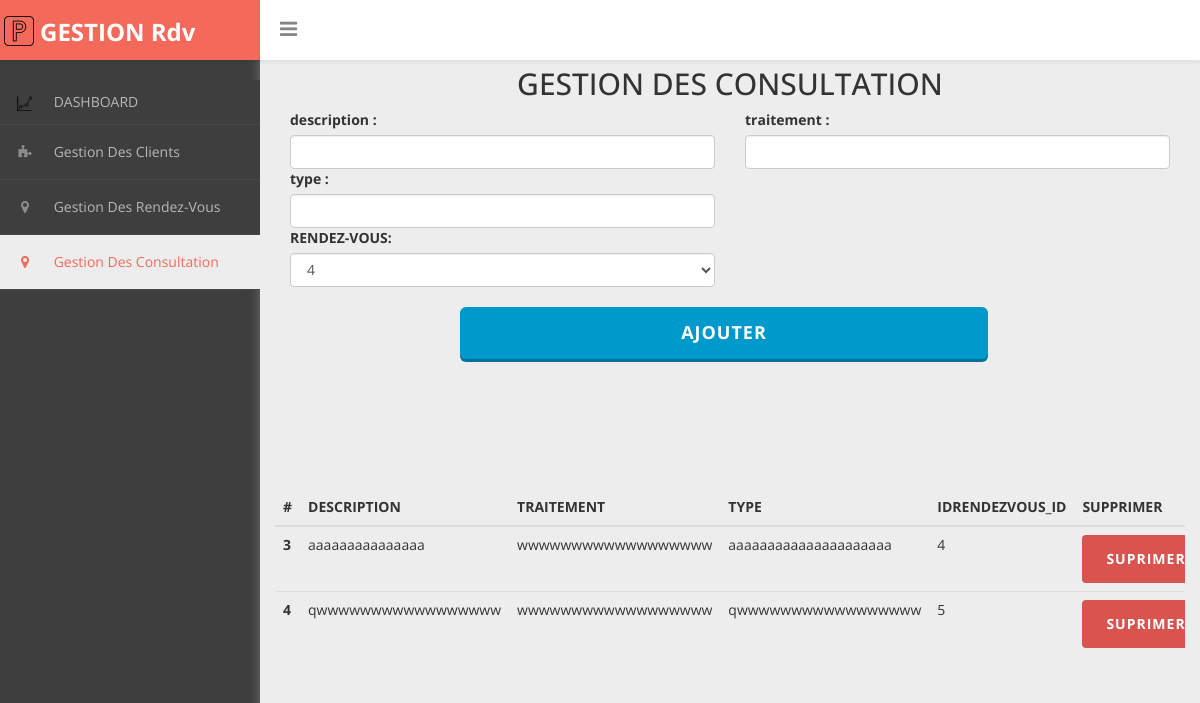
The app's page /consultation.html with its own data.
### main/models.py (models this page shows)
class Consultation(models.Model):
        id = models.IntegerField
        description = models.CharField(max_length=30)
        traitement = models.CharField(max_length=30)
        type = models.CharField(max_length=30)
        idrendezvous = models.ForeignKey(Rendezvous, on_delete=models.CASCADE)

### main/views.py (the view)
# urls.py: path('consultation.html', views.consultation, name='consultation'),
def consultation(request):
    rendez = Rendezvous.objects.all()
    consultation = Consultation.objects.all()
    context = {
        'rendez': rendez,
        'consultation': consultation,
    }
    return render(request, 'pages/consultation.html',context)

### main/templates/pages/consultation.html (shortened to what this page needs)
{% load static %}
<!DOCTYPE html>
<html>
<head>
<link href="{% static 'css/bootstrap.css' %}" rel="stylesheet" />
<link href="{% static 'css/font-awesome.css' %}" rel="stylesheet" />
<link href="{% static 'js/morris/morris-0.4.3.min.css' %}" rel="stylesheet" />
<link href="{% static 'css/custom-styles.css' %}" rel="stylesheet" />
<link rel="stylesheet" href="{% static 'js/Lightweight-Chart/cssCharts.css' %}">
<link href="{% static 'css/custom-styles.css' %}" rel="stylesheet" />
</head>
<body>
	<div id="wrapper">
		<nav class="navbar navbar-default top-navbar" role="navigation">
			<div class="navbar-header">
				<a class="navbar-brand" href="#"><img style="position: relative; right: 12px;" src="{% static 'img/parking.png' %}" />
				<strong style="position: relative; bottom: 30px; left: 25px;">
				GESTION Rdv</strong></a>
				<div id="sideNav">
					<i class="fa fa-bars icon"></i>
				</div>
			</div>
		</nav>
		<nav class="navbar-default navbar-side" role="navigation">
			<div class="sidebar-collapse">
				<ul class="nav" id="main-menu">
<li><a href="index.html">
					<img style="position: relative; width: 15px; height: 15px;left: 7px;" src="{% static 'img/cap1.ico' %}" />
					 <span style="position: relative; left: 25px;">DASHBOARD</span></a></li>
					<li><a  href="client.html"><i class="fa fa-puzzle-piece" aria-hidden="true"></i>
							Gestion Des Clients </a></li>
					<li><a href="rendezvous.html"><i class="fa fa-map-marker" aria-hidden="true"></i>
							Gestion Des Rendez-Vous</a></li>
					<li><a class="active-menu" href="#"><i class="fa fa-map-marker" aria-hidden="true"></i>
							Gestion Des Consultation</a></li>
				</ul>
			</div>
		</nav>
		<div id="page-wrapper">
		<div class="container-fluid">
    <div class="card bg-white">
        <div class="card-header card-color" style="position:relative;bottom:15px;">
            <p class="h2 text-center text-uppercase font-weight-bold pt-2">Gestion des Consultation</p>
        </div>
        <div class="card-body container-fluid">
			<form action="{%url 'add_consultation' %}" method="POST">
            <div class="row">
                <div class="col-sm-6 mb-2">
                    <label for="description">description : </label>
                    <input class="form-control" type="text" id="description" name="description">
                </div>
                <div class="col-sm-6 mb-2">
                    <label for="traitement">traitement : </label>
                    <input class="form-control" type="text" id="traitement" name="traitement">
                </div>
            </div>
            <div class="row">
                <div class="col-sm-6 mb-2">
                    <label for="type">type : </label>
                    <input class="form-control" type="text" id="type" name="type">
                </div>
            </div>
				<div class="row">
				<div class="col-sm-6 mb-2">
									<label for="type">RENDEZ-VOUS: </label>
					                  <select class="form-control" aria-label="Default select example" name="idrendezvous_id" id="type">
										  {% for i in rendez %}
										<option value="{{i.id}}">{{i.id}}</option>
										  {% endfor %}
										  </select>
								</div>
				</div>
                    <button type="submit" class="btn btn-primary btn-lg raised" style="position:relative;width:60%;top:20px;left:170px;">AJOUTER</button>
			</form>
            <div class="row table-responsive m-auto rounded" style="position:relative;top:150px;">
                <table id="tproduit" class="table table-hover w-100">
                    <thead>
                        <tr class="text-uppercase bg-light  w-100">
                            <th scope="col">#</th>
                            <th scope="col">description</th>
							<th scope="col">traitement</th>
							<th scope="col">type</th>
							<th scope="col">idrendezvous_id</th>
                            <th scope="col">Supprimer</th>
                        </tr>
                    </thead>
                    <tbody id="table-content">
					{% for i in consultation %}
					<tr>
                               <th scope="row">{{i.id}}</th>
                               <td>{{i.description}}</td>
                               <td>{{i.traitement}}</td>
                               <td>{{i.type}}</td>
						       <td>{{i.idrendezvous_id}}</td>
						       <td>
         <a href="{% url 'delete_consultation' i.id %}" class="btn btn-danger" style="position: relative;">
                                      Suprimer
                                    </a>
      </td>
    </tr>
          {% endfor %}
                    </tbody>
                </table>
            </div>
        </div>
    </div>
</div>
		</div>
		</div>
</body>
</html>

### static/css/custom-styles.css (style rules this page uses)
body { font-family: 'Open Sans', sans-serif; background: #3E3E3E; }
#wrapper { width: 100%; }
#page-wrapper { padding: 15px 15px; min-height: 600px; background: #EDEDED; }
.text-center { text-align:center; }
h1, .h1, h2, .h2, h3, .h3 { margin-top: 7px; margin-bottom: -5px; }
p { font-size:16px; line-height:25px; padding-top:20px; }
.navbar-side { z-index: 0; }
.navbar-side .nav > li > a > i { color: #8C8C8C;padding: 8px;width: 30px;text-align: center; }
.top-navbar { position: fixed; width: 100%; z-index: 300; -webkit-box-shadow: 0 3px 3px rgba(0, 0, 0, 0.05); -moz-box-shadow: 0 3px 3px rgba(0, 0, 0, 0.05); box-shadow: 0 3px 3px rgba(0, 0, 0, 0.05); }
.navbar-side { z-index: 1; position: fixed; width: 260px; top: 80px; }
#page-wrapper { position: relative; top: 55px; box-shadow: 0 0 10px #757575; -moz-box-shadow: 0 0 10px #757575; -webkit-box-shadow: 0 0 10px #757575; }
i.fa.fa-bars { font-size: 20px; margin: 12px 0 0; }
.top-navbar { margin:0px; }
.top-navbar .navbar-brand { color: #fff;width: 260px;text-align: left;height: 60px;font-size: 24px;font-weight: 700;line-height: 30px;background: #F36A5A; }
.active-menu, .active-menu i { background-color: #EDEDED !important; color: #F36A5A !important; }
.active-menu i { color: #F36A5A !important; }
.sidebar-collapse , .sidebar-collapse .nav { background:none; }
.sidebar-collapse .nav { padding:0; }
.sidebar-collapse .nav > li > a { color: #B8B8B8; background:transparent; text-shadow:none; font-size: 14px; }
.sidebar-collapse > .nav > li > a { padding: 12px 10px; }
.sidebar-collapse > .nav > li { border-bottom: 1px solid rgba(107, 108, 109, 0.19); }
.navbar-side { border:none; background: #3E3E3E; }
.top-navbar { background: #FFFFFF; border-bottom:none; }
.navbar-default { border:0px solid black; }
.navbar-header { background: transparent; }
.nav > li > a > i { margin-right:10px; color: rgb(243, 106, 90); }
#sideNav { float: left; left: 0; z-index: 3; color: #868686; cursor:pointer; border-radius: 0; width: 14px; font-size: 48px; line-height: 0; margin: 7px 0 0 20px; }
@media (min-width:768px) { #page-wrapper { margin: 0 0 0 260px; padding: 0; min-height: 1200px; } }
@media (min-width:768px) { .navbar-side { width: 260px; z-index: 1; } }
@media (min-width:768px) { .navbar { border-radius: 0px; } }

### main/templates/pages/consultation.html (style rules this page uses)
.btn { display: inline-block; padding: 6px 12px; margin-bottom: 0; font-size: 14px; font-weight: normal; line-height: 1.42857143; text-align: center; white-space: nowrap; vertical-align: middle; cursor: pointer; -webkit-user-select: none; -moz-user-select: none; -ms-user-select: none; user-select: none; background-image: none; border: 1px solid transparent; border-radius: 4px; padding: 10px 16px; }
.btn-lg { font-size: 18px; line-height: 1.33; border-radius: 6px; }
.btn-primary { color: #fff; background-color: #428bca; border-color: #357ebd; }
.btn-primary.raised { box-shadow: 0 3px 0 0 #007299; }
.btn { padding: 14px 24px; border: 0 none; font-weight: 700; letter-spacing: 1px; text-transform: uppercase; }
.btn-primary { background: #0099cc; color: #ffffff; }

### records on screen
Consultation: id "3", description "aaaaaaaaaaaaaaa", traitement "wwwwwwwwwwwwwwwwww", type "aaaaaaaaaaaaaaaaaaaaa", idrendezvous_id "4"
Consultation: id "4", description "qwwwwwwwwwwwwwwwww", traitement "wwwwwwwwwwwwwwwwww", type "qwwwwwwwwwwwwwwwww", idrendezvous_id "5"

### other values on screen
form field idrendezvous_id "4"
